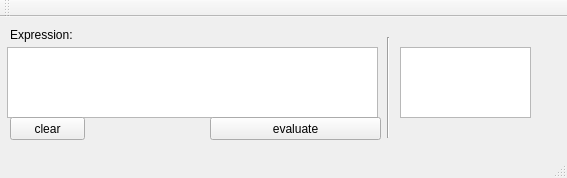
<?xml version="1.0" encoding="UTF-8"?>
<ui version="4.0">
 <class>Qt_Calculator20Class</class>
 <widget class="QMainWindow" name="Qt_Calculator20Class">
  <property name="geometry">
   <rect>
    <x>0</x>
    <y>0</y>
    <width>567</width>
    <height>178</height>
   </rect>
  </property>
  <property name="windowTitle">
   <string>Qt_Calculator20</string>
  </property>
  <widget class="QWidget" name="centralWidget">
   <widget class="QPlainTextEdit" name="result">
    <property name="enabled">
     <bool>true</bool>
    </property>
    <property name="geometry">
     <rect>
      <x>400</x>
      <y>30</y>
      <width>131</width>
      <height>71</height>
     </rect>
    </property>
    <property name="font">
     <font>
      <pointsize>20</pointsize>
     </font>
    </property>
   </widget>
   <widget class="QLabel" name="label">
    <property name="geometry">
     <rect>
      <x>10</x>
      <y>10</y>
      <width>91</width>
      <height>16</height>
     </rect>
    </property>
    <property name="text">
     <string>Expression:</string>
    </property>
   </widget>
   <widget class="QPlainTextEdit" name="expressionInput">
    <property name="geometry">
     <rect>
      <x>7</x>
      <y>30</y>
      <width>371</width>
      <height>71</height>
     </rect>
    </property>
    <property name="font">
     <font>
      <pointsize>20</pointsize>
     </font>
    </property>
   </widget>
   <widget class="QPushButton" name="evaluate">
    <property name="geometry">
     <rect>
      <x>210</x>
      <y>100</y>
      <width>171</width>
      <height>23</height>
     </rect>
    </property>
    <property name="text">
     <string>evaluate</string>
    </property>
   </widget>
   <widget class="Line" name="line">
    <property name="geometry">
     <rect>
      <x>373</x>
      <y>20</y>
      <width>31</width>
      <height>101</height>
     </rect>
    </property>
    <property name="orientation">
     <enum>Qt::Vertical</enum>
    </property>
   </widget>
   <widget class="QPushButton" name="clear">
    <property name="geometry">
     <rect>
      <x>10</x>
      <y>100</y>
      <width>75</width>
      <height>23</height>
     </rect>
    </property>
    <property name="text">
     <string>clear</string>
    </property>
   </widget>
  </widget>
  <widget class="QMenuBar" name="menuBar">
   <property name="geometry">
    <rect>
     <x>0</x>
     <y>0</y>
     <width>567</width>
     <height>21</height>
    </rect>
   </property>
  </widget>
  <widget class="QToolBar" name="mainToolBar">
   <attribute name="toolBarArea">
    <enum>TopToolBarArea</enum>
   </attribute>
   <attribute name="toolBarBreak">
    <bool>false</bool>
   </attribute>
  </widget>
  <widget class="QStatusBar" name="statusBar"/>
 </widget>
 <layoutdefault spacing="6" margin="11"/>
 <resources>
  <include location="Qt_Calculator20.qrc"/>
 </resources>
 <connections/>
</ui>
